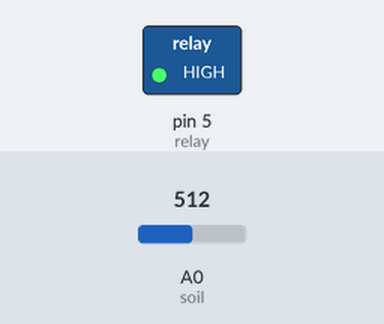
Recording of a sketch running on a simulated Arduino Uno, built with avr-gcc and run on an emulated ATmega328P. Shown: switched loads named in the sketch (green lamp = pin HIGH). Inputs (shaded band) come from the test bench; at power-on: A0 (soil) = 512.

Above: at 1.2 s.
1.3 s: A0 (soil) set to 213
2.8 s: A0 (soil) set to 186
At 3.2 s:
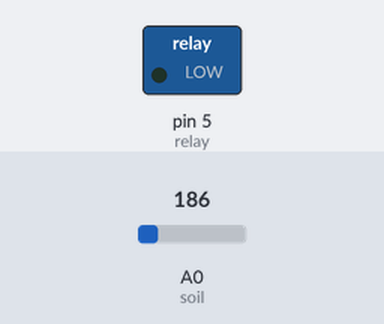
4.3 s: A0 (soil) set to 210
At 5.5 s:
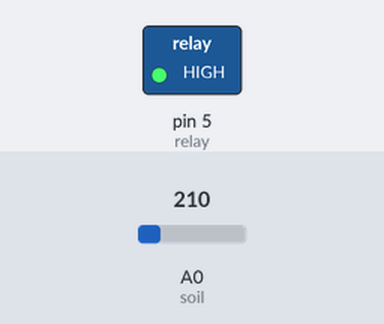
5.8 s: A0 (soil) set to 190
At 6.7 s:
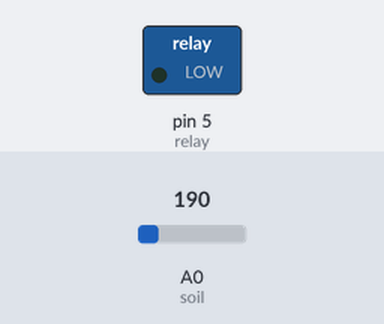
Timing chart, 0 to 8.3 s (numbered marks = the images above; inputs shaded):
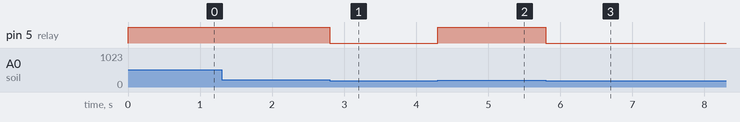

Measured:
- the behaviour switches between 201 and 200 on A0 (soil) (found by bisection; images 0 and 1)
- after the input at 1.3 s, every drawn part: stays the same
- after the input at 2.8 s, pin 5 (relay): HIGH → LOW at once
- after the input at 4.3 s, pin 5 (relay): LOW → HIGH at once
- after the input at 5.8 s, pin 5 (relay): HIGH → LOW at once

The sketch:

Soil_moisture_sensor.ino
```cpp
int soil = A0;
int relay = 5;

void setup() {
  pinMode(soil, INPUT);
  pinMode(relay, OUTPUT);
}

void loop() {
  int val = analogRead(soil);

  if(val > 200){
    digitalWrite(relay, 1);
  } else {
    digitalWrite(relay, 0);
  }

}
```
